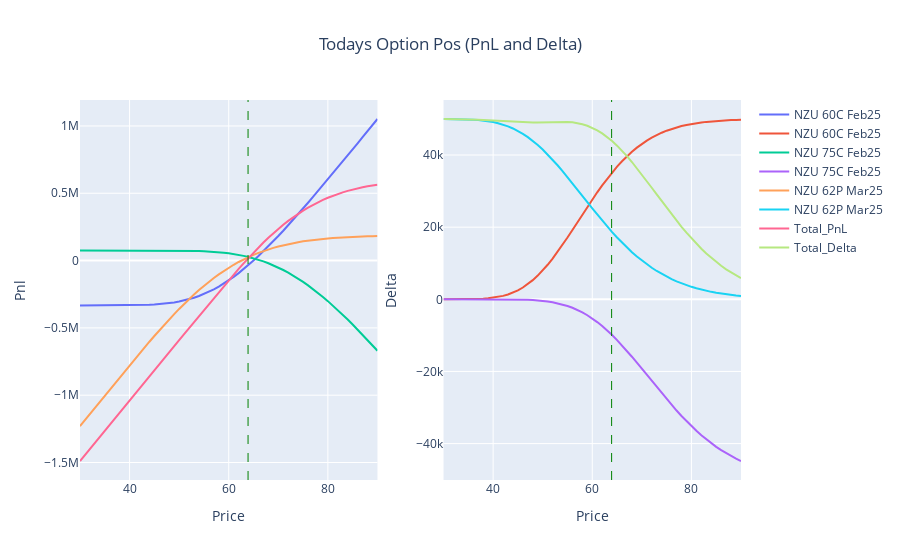

Notebook code cell kept with this figure:
### Markdown cell above
Post Sep Expiry, End of Year (to see theta impact)

### Code cell
pnl_delta_plot(end_of_year)
